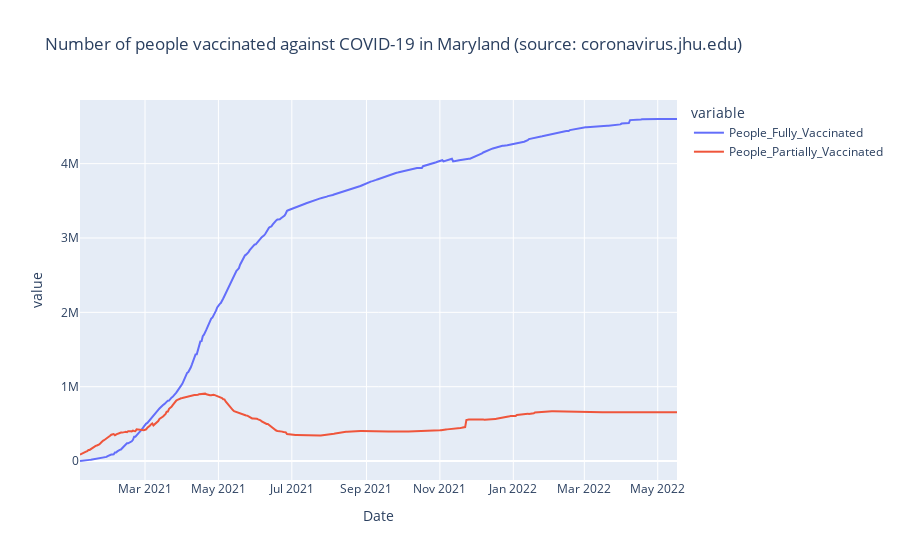

Write notebook code for a chart like this one.
### Markdown cell above
With just a few lines of Python, you can examine publicly available data from anywhere on the Internet. 

The example below goes beyond what we'll cover here, but you too can become a data expert with Python.

### Code cell
import pandas 

data = pandas.read_csv("https://raw.githubusercontent.com/govex/COVID-19/master/data_tables/vaccine_data/us_data/time_series/people_vaccinated_us_timeline.csv")
MD_data = data.loc[data["Province_State"] == "Maryland"]
MD_numvax = MD_data.set_index("Date").loc[:,
    ["People_Fully_Vaccinated",
    "People_Partially_Vaccinated"]
]
MD_numvax.dropna().plot(
    title="Number of people vaccinated against COVID-19 in Maryland (source: coronavirus.jhu.edu)",
    backend="plotly"
)

### Figure 1 — Plotly figure (JSON) as saved in the notebook; plotly's stock layout.template omitted (floating-point values rounded to 4 significant figures; data arrays with more than 128 entries replaced by an {"elided": "..."} marker saying what was removed)
{"data": [{"hovertemplate": "variable=People_Fully_Vaccinated<br>Date=%{x}<br>value=%{y}<extra></extra>", "legendgroup": "People_Fully_Vaccinated", "line": {"color": "#636efa", "dash": "solid"}, "marker": {"symbol": "circle"}, "mode": "lines", "name": "People_Fully_Vaccinated", "orientation": "v", "showlegend": true, "type": "scatter", "x": {"elided": "497 str values"}, "xaxis": "x", "y": {"elided": "497 int values"}, "yaxis": "y"}, {"hovertemplate": "variable=People_Partially_Vaccinated<br>Date=%{x}<br>value=%{y}<extra></extra>", "legendgroup": "People_Partially_Vaccinated", "line": {"color": "#EF553B", "dash": "solid"}, "marker": {"symbol": "circle"}, "mode": "lines", "name": "People_Partially_Vaccinated", "orientation": "v", "showlegend": true, "type": "scatter", "x": {"elided": "497 str values"}, "xaxis": "x", "y": {"elided": "497 int values"}, "yaxis": "y"}], "layout": {"legend": {"title": {"text": "variable"}, "tracegroupgap": 0}, "title": {"text": "Number of people vaccinated against COVID-19 in Maryland (source: coronavirus.jhu.edu)"}, "xaxis": {"anchor": "y", "domain": [0, 1], "title": {"text": "Date"}}, "yaxis": {"anchor": "x", "domain": [0, 1], "title": {"text": "value"}}}}
